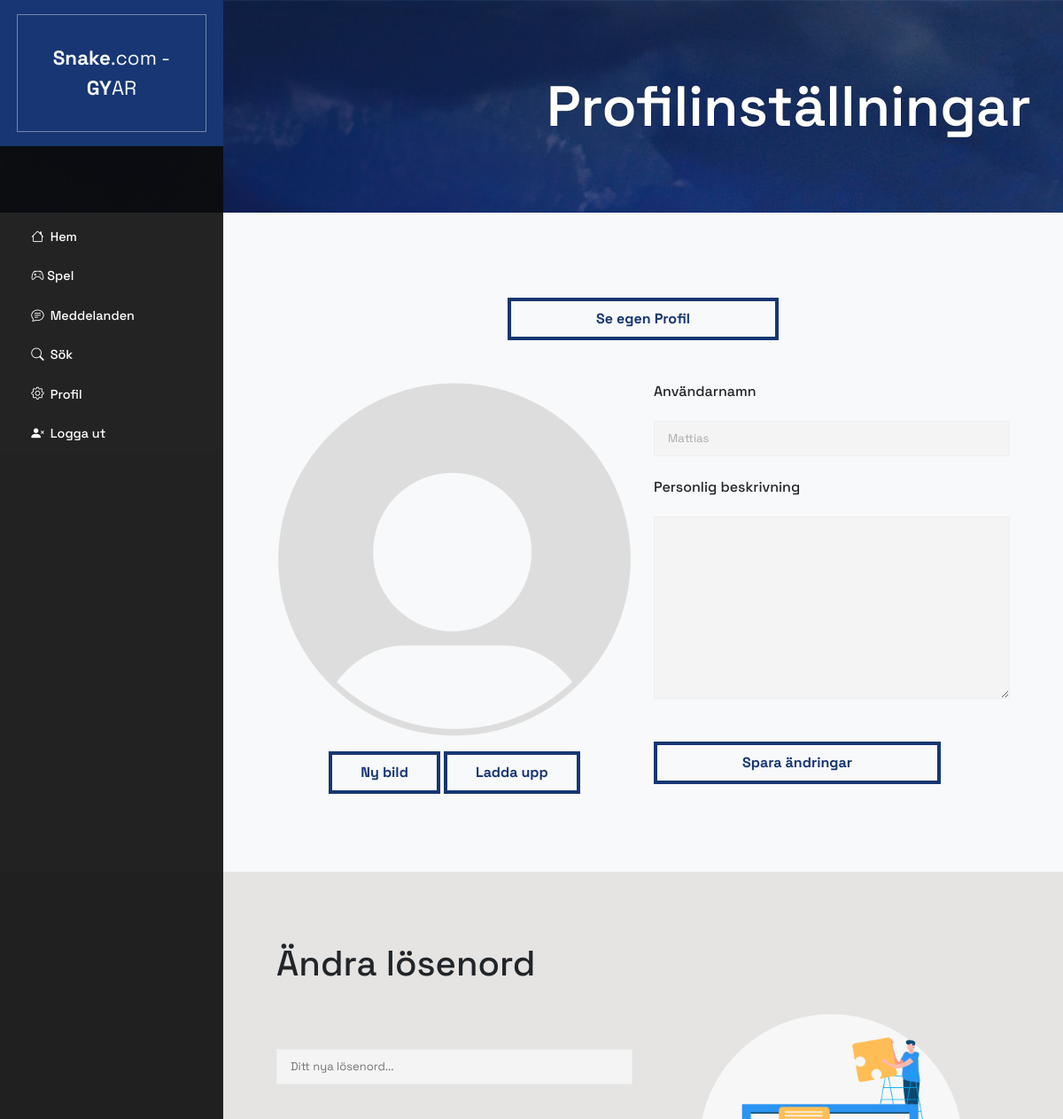
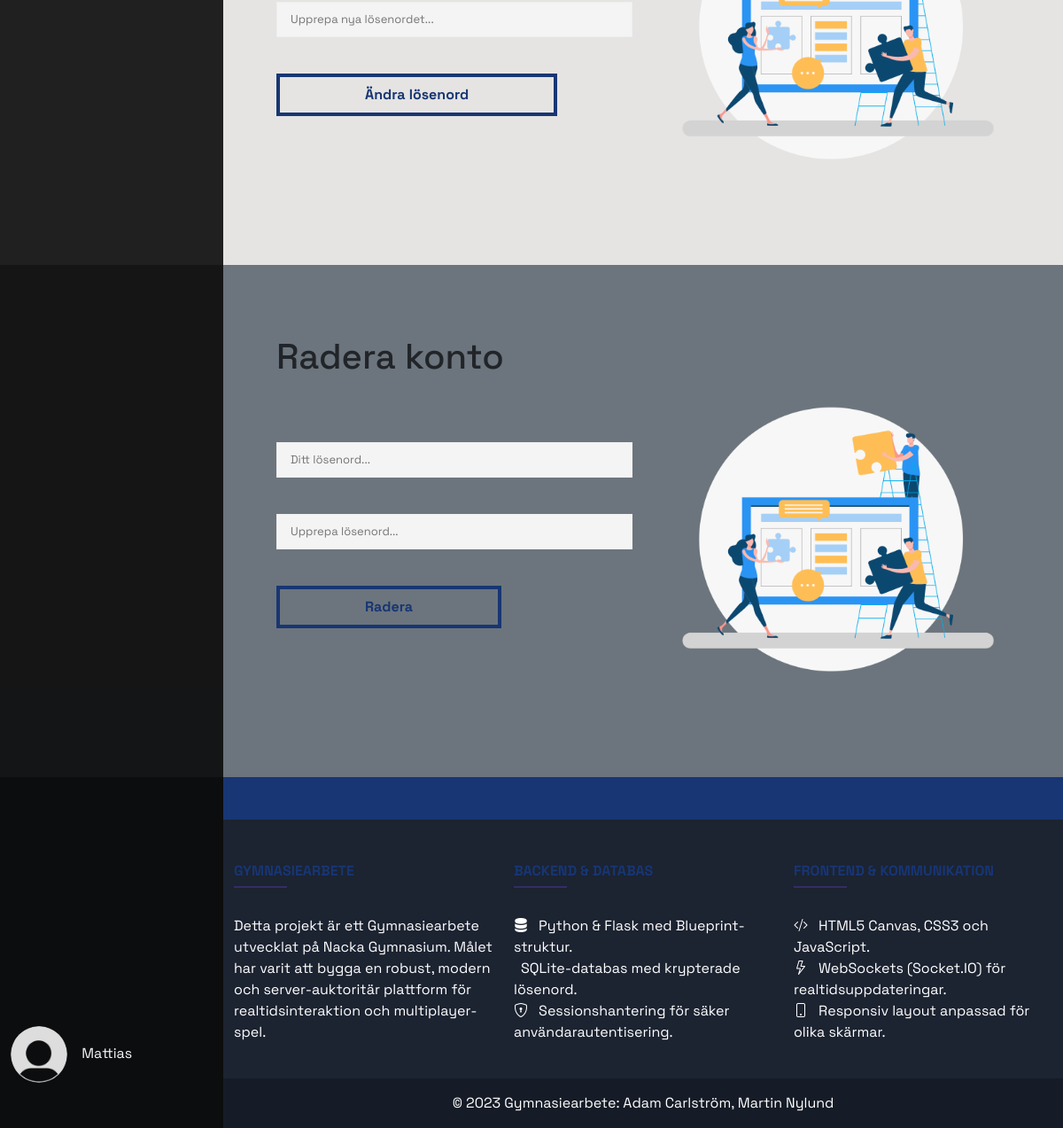
The app's page /own_profile (signed in) with its own data (2 pictures, top to bottom).
### tables this page shows
CREATE TABLE users (
    id INTEGER PRIMARY KEY,
    username TEXT NOT NULL,
    password TEXT NOT NULL,
    description TEXT,
    profile_picture TEXT, 
    creation_date TEXT
);

### my_server/profiles/profiles.py (the view)
@profiles_bp.route('/own_profile')
def own_profile():
    if 'logged_in' not in session or session['logged_in'] == False:
        abort(401)
    conn = create_connection(current_app.config['DB_PATH'])
    cur = conn.cursor()
    cur.execute('SELECT * FROM users WHERE id = ?', (session['user']['id'],))
    user_info = cur.fetchone()
    session['page'] = 'own_profile'
    return render_template('own_profile.html', active_page='own_profile', user_info=user_info)

### my_server/databasehandler.py (called while the page is built)
def create_connection(db_file = config['DB_PATH']):
    conn = None
    try:
        conn = sqlite3.connect(db_file)
    except sqlite3.Error as e:
        print(e)
    return conn

### my_server/profiles/templates/own_profile.html (shortened to what this page needs)
{% extends 'base.html' %}
{% block header %}
<div class="header-small">
  <div class="header-content">
    <div class="header-text">Profilinställningar</div>
  </div>
</div>
{% endblock %}
{% block content1 %}
<div class="box-padding">
  <div class="row">
      <div class="text-center ">
    <form action="{{url_for('profiles_bp.view_profile', id=user_info[0])}}" method="get">
    <input type="submit" value="Se egen Profil" class="button button-large" id="profile_link">
  </form>
  </div>
    <div class="col-sm-12 col-md-6 my-5">
      <img src="../static/uploads/{{user_info[4]}}" alt="Profile picture" class="center-horizontal profile-image"
        style="width: 25rem; height: 25rem;">
      <div class="text-center">
        <form enctype="multipart/form-data" action="{{url_for('profiles_bp.upload_file')}}" method="post">
          <label class="button button-small text-center">
            Ny bild
          </label>
          <input type="submit" value="Ladda upp" class="button button-small">
        </form>
      </div>
    </div>
    <div class="col-sm-12 col-md-6">
      <form action="{{url_for('profiles_bp.update_user_info')}}" , method="post" class="my-5">
        <h6>Användarnamn</h3>
          <input name="username" type="text" class="contact mt-3" value="{{user_info[1]}}">
          <h6>Personlig beskrivning</h3>
            <textarea name="description" type="text" class="contact mt-3" rows="5" cols="50"
              style="height:auto;">{{user_info[3]}}</textarea>
            <input type="submit" value="Spara ändringar" class="button">
      </form>
    </div>
  </div>
</div>
{% endblock %}
{%block content2%}
<div class="box-padding">
  <h1>
    Ändra lösenord
  </h1>
  <div class="row">
    <div class="col-sm-12 col-md-6 my-5">
      <form action="{{url_for('profiles_bp.change_password')}}" method="post">
        <input name="password" type="password" class="contact mt-3" id="password" placeholder="Ditt nya lösenord...">
        <input name="password_repeat" type="password" class="contact mt-3" id="password_repeat"
          placeholder="Upprepa nya lösenordet...">
        <input type="submit" value="Ändra lösenord" class="button">
      </form>
    </div>
    <div class="col-sm-12 col-md-6" style="transform: translateY(-10%);">
      <img src="../static/images/creative-team.png" alt="Logging in illustration" class="image center-horizontal">
    </div>
  </div>
</div>
{%endblock%}¨
{% block content4 %}
<div class="box-padding">
  <h1>
    Radera konto
  </h1>
  <div class="row">
    <div class="col-sm-12 col-md-6 my-5">
      <form action="{{url_for('profiles_bp.delete_account')}}" method="post">
        <input name="password" type="password" class="contact mt-3" id="password" placeholder="Ditt lösenord...">
        <input name="password_repeat" type="password" class="contact mt-3" id="password_repeat"
          placeholder="Upprepa lösenord...">
        <input type="submit" value="Radera" class="button">
      </form>
    </div>
    <div class="col-sm-12 col-md-6" style="transform: translateY(-10%);">
      <img src="../static/images/creative-team.png" alt="Logging in illustration" class="image center-horizontal">
    </div>
  </div>
</div>
{%endblock%}

### my_server/templates/base.html (shortened to what this page needs)
<!DOCTYPE html>
<html lang="en">
<head>
    <link rel="stylesheet" href="{{ url_for('static', filename='style.css') }}">
    <link href="https://cdn.jsdelivr.net/npm/bootstrap@5.0.2/dist/css/bootstrap.min.css" rel="stylesheet"
>
    <link rel="stylesheet" href="https://cdn.jsdelivr.net/npm/bootstrap-icons@1.5.0/font/bootstrap-icons.css">
</head>
<body>
    <div class="all">
        <nav class="glide-left" id="sidebar-navigation">
            <div class="bg-theme py-3">
                <div class="bg-theme logo text-light text-center"> <strong>Snake</strong>.com - <strong>GY</strong>AR</div>
            </div>
            <ul class="d-lg-block links">
                <li><a class="nav-link" href="{{url_for('auth_bp.index')}}">
                        <h5 class="navigation-link">
                            <i class="bi bi-house icon"></i>
                            Hem
                        </h5>
                    </a>
                </li>
                {% if session['logged_in'] == False %}
                <li><a class="nav-link" href="{{url_for('auth_bp.log_in')}}">
                        <h5 class="navigation-link">
                            <i class="bi bi-person-square icon"></i>
                            Logga in
                        </h5>
                    </a>
                </li>
                <li><a class="nav-link" href="{{url_for('auth_bp.new_user')}}">
                        <h5 class="navigation-link">
                            <i class="bi bi-person-plus-fill icon"></i>
                            Skapa konto
                        </h5>
                    </a>
                </li>
                {% else %}
                <li><a class="nav-link" href="{{url_for('game_bp.game_hub')}}">
                        <h5 class="navigation-link">
                            <i class="bi bi-controller"></i>
                            Spel
                        </h5>
                    </a>
                </li>
                <li><a class="nav-link" href="{{url_for('messages_bp.messages')}}">
                        <h5 class="navigation-link">
                            {%if session['message_notification']%}
                            <i class="bi bi-chat-text icon icons-unread message_icon"></i>
                            {%else%}
                            <i class="bi bi-chat-text icon message_icon"></i>
                            {%endif%}
                            Meddelanden
                        </h5>
                    </a>
                </li>
                <li><a class="nav-link" href="{{url_for('search_bp.search_users')}}">
                        <h5 class="navigation-link">
                            <i class="bi bi-search icon"></i>
                            Sök
                        </h5>
                    </a>
                </li>
                <li><a class="nav-link" href="{{url_for('profiles_bp.own_profile')}}">
                        <h5 class="navigation-link">
                            <i class="bi bi-gear icon"></i>
                            Profil
                        </h5>
                    </a>
                </li>
                <li><a class="nav-link" href="{{url_for('auth_bp.logout')}}">
                        <h5 class="navigation-link">
                            <i class="bi bi-person-x-fill icon"></i>
                            Logga ut
                        </h5>
                    </a>
                </li>
                {% endif %}
            </ul>
            {% if session['logged_in'] == True %}
            <div class="status-position">
                <div class="text-light">
                    <img src="../static/uploads/{{session['user']['profile_picture']}}" alt="Profile"
                        class="display-horizontal profile-image">
                    <div class="display-horizontal">{{session['user']['username']}}</div>
                </div>
            </div>
            {%endif%}
        </nav>
        <div id="header">
            {%block header %}
            {% endblock %}
        </div>
        <div class="bg-light left" id="content1">
            {% block content1 %}
            {% endblock %}
        </div>
        <div class="left" id="content2" style="background-color: #E5E4E2;">
            {% block content2 %}
            {% endblock %}
        </div>
        <div class="left bg-secondary" id="content4">
            {% block content4 %}
            {% endblock %}
        </div>
        <footer class="text-center text-lg-start text-white left" style="background-color: #1c2331" id="footer">
            <div class="d-flex justify-content-between p-4 bg-theme"></div>
            <div>
                <div class="container text-center text-md-start mt-5">
                    <div class="row mt-3">
                        <div class="col-md-4 col-lg-4 col-xl-4 mx-auto mb-4">
                            <h6 class="text-uppercase fw-bold text-theme">Gymnasiearbete</h6>
                            <hr class="mb-4 mt-0 d-inline-block mx-auto" style="width: 60px; background-color: #7c4dff; height: 2px" />
                            <p>
                                Detta projekt är ett Gymnasiearbete utvecklat på Nacka Gymnasium. Målet har varit att bygga en robust, modern och server-auktoritär plattform för realtidsinteraktion och multiplayer-spel.
                            </p>
                        </div>
                        <div class="col-md-4 col-lg-4 col-xl-4 mx-auto mb-4">
                            <h6 class="text-uppercase fw-bold text-theme">Backend & Databas</h6>
                            <hr class="mb-4 mt-0 d-inline-block mx-auto" style="width: 60px; background-color: #7c4dff; height: 2px" />
                            <p>
                                <i class="bi bi-server me-2"></i> Python & Flask med Blueprint-struktur.<br>
                                 SQLite-databas med krypterade lösenord.<br>
                                <i class="bi bi-shield-lock me-2"></i> Sessionshantering för säker användarautentisering.
                            </p>
                        </div>
                        <div class="col-md-4 col-lg-4 col-xl-4 mx-auto mb-4">
                            <h6 class="text-uppercase fw-bold text-theme">Frontend & Kommunikation</h6>
                            <hr class="mb-4 mt-0 d-inline-block mx-auto" style="width: 60px; background-color: #7c4dff; height: 2px" />
                            <p>
                                <i class="bi bi-code-slash me-2"></i> HTML5 Canvas, CSS3 och JavaScript.<br>
                                <i class="bi bi-lightning me-2"></i> WebSockets (Socket.IO) för realtidsuppdateringar.<br>
                                <i class="bi bi-phone me-2"></i> Responsiv layout anpassad för olika skärmar.
                            </p>
                        </div>
                    </div>
                </div>
            </div>
            <div class="text-center p-3" style="background-color: rgba(0, 0, 0, 0.2)">
                © 2023 Gymnasiearbete:
                <a class="text-white text-decoration-none" href="#">Adam Carlström, Martin Nylund</a>
            </div>
        </footer>
    </div>
</body>
</html>

### my_server/static/style.css (style rules this page uses)
html { scroll-behavior: smooth; }
body { background-image: url("images/landscape.jpg"); background-repeat: no-repeat; background-size: cover; background-attachment: fixed; animation-name: image; animation-duration: 60s; animation-delay: 1s; animation-iteration-count: infinite; overflow-x: hidden; }
.all { font-family: 'Space Grotesk', sans-serif; }
.glide-left { animation: glide-left 0.5s ease-out forwards; }
.header-small { height: 30vh; }
.left { padding: 0 0 0 21%; }
.header-content { position: relative; float: right; text-align: right; top: 50%; transform: translateY(-50%); right: 3%; width: 40rem; color: white; text-shadow: 0 0 0.1vh black; font-family: 'Space Grotesk', sans-serif; }
.header-text { font-weight: 600; font-size: 400%; line-height: 4rem; }
#sidebar-navigation { width: 21%; float: left; height: 100%; position: fixed; top:0; left:0; background-color: rgba(12, 12, 12, 0.9); z-index: 100; }
.links { margin-top: 10vh; }
.navigation-link { font-size: 1.2vw; color: white; padding: 1.3vh 0 1.3vh 2vw; transition: 0.5s; margin: -0.3rem; animation-timing-function: ease-out; border-left: 0 solid rgba(0, 0, 0, 0); transform: translateX(-2rem); }
.icon { margin: 0 2% 0 0; transform: translateY(-10%); }
.status-position { position: fixed; bottom: 2%; }
.contact { padding-left: 15px; font-size: 13px; color: #aaa; background-color: #f4f4f4; border: 1px solid #eee; outline: none; box-shadow: none; line-height: 40px; width: 100%; height: 40px; margin-bottom: 25px; margin-top: 1rem; }
.button { background-color: rgba(0, 0, 0, 0); border: 0.3rem solid #173673; padding: 0.5rem 8vw 0.5rem 8vw; justify-content: center; font-weight: bold; color: #173673; transition: 0.3s; margin-top: 1rem; }
.button-small { padding-right: 2rem; padding-left: 2rem; }
.bg-theme { background-color: #173673; }
.text-theme { color: #173673; }
.logo { margin: auto; border-style: solid; border-width: 0.1rem; border-color: rgba(255, 255, 255, 0.4); padding: 2rem; justify-content: center; width: 85%; font-size: 140%; }
.image { width: 100%; }
.display-horizontal { display: inline; margin-left: 1vw; }
.center-horizontal { position: relative; left: 50%; transform: translateX(-50%); }
.profile-image { width: 4rem; height: 4rem; border-radius: 50%; }
.box-padding { padding: 5rem 5vw 5vh 5vw; width: 100%; }

### records on screen
users: user.username "Mattias", profile_picture (placeholder picture), username "Mattias"
